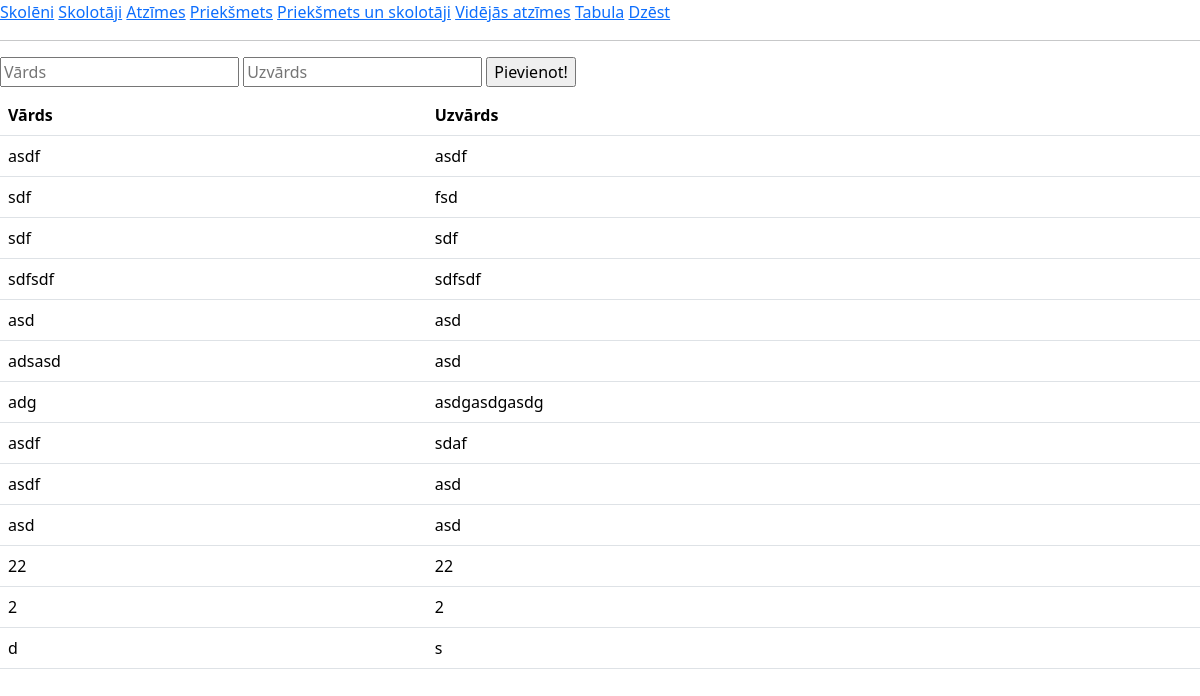
/skolotaji, run on an earlier commit of the app's database.
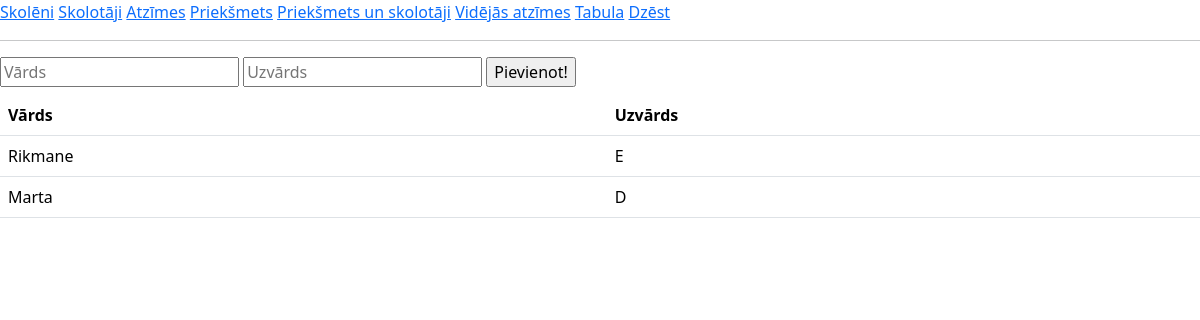
And on a later commit of the database.
### tables this page shows
CREATE TABLE skolotaju(
        id INTEGER PRIMARY KEY AUTOINCREMENT,
        vards TEXT NOT NULL,
        uzvards TEXT NOT NULL
        );

### main.py (the view, shortened to what this page needs)
@app.route("/skolotaji", methods=["POST", "GET"])
def skolotaju():
    skolotaju_db = iegut_skolotaju()
    print(skolotaju_db)
    return render_template("skolotaji.html", aizsutitais = "", skolotaju = skolotaju_db)

### dati.py (called while the page is built)
def iegut_skolotaju():
    cur = conn.cursor()
    cur.execute(
        f"""
        SELECT vards, uzvards FROM skolotaju
        """
    )
    conn.commit()
    dati = cur.fetchall()
    return dati

### templates/skolotaji.html (shortened to what this page needs)
{% extends 'skoleni.html'%}
{% block saturs %}
<form method="post">
    <input type="text" id="vards" name="vards" placeholder="Vārds">
    <input type="text" id="uzvards" name="uzvards" placeholder="Uzvārds">
    <input type="submit" value="Pievienot!">
    <table class="table">
        <tr>
          <th>Vārds</th>
          <th>Uzvārds</th>
        </tr>
        {% for viens in skolotaju %}
            <tr>
              <td>{{viens[0]}}</td>
              <td>{{viens[1]}}</td>
            </tr>
        {% endfor %}
    </table>
</form>
{% endblock %}

What changed in the data, as far as the page shows it:
removed skolotaju: vards "asdf", uzvards "asdf"
removed skolotaju: vards "sdf", uzvards "fsd"
removed skolotaju: vards "sdf", uzvards "sdf"
removed skolotaju: vards "sdfsdf", uzvards "sdfsdf"
removed skolotaju: vards "asd", uzvards "asd"
removed skolotaju: vards "adsasd", uzvards "asd"
removed skolotaju: vards "adg", uzvards "asdgasdgasdg"
removed skolotaju: vards "asdf", uzvards "sdaf"
removed skolotaju: vards "asdf", uzvards "asd"
removed skolotaju: vards "asd", uzvards "asd"
removed skolotaju: vards "22", uzvards "22"
removed skolotaju: vards "2", uzvards "2"
removed skolotaju: vards "d", uzvards "s"
added skolotaju: vards "Rikmane", uzvards "E"
added skolotaju: vards "Marta", uzvards "D"
